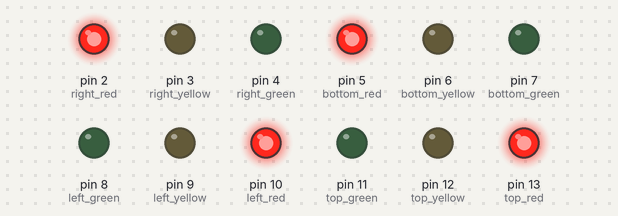
The sketch below on a simulated Arduino Uno, built with avr-gcc and run on an emulated ATmega328P. Parts: output pins drawn as LEDs (lit = HIGH).

Above: at 0.1 s.
At 5.1 s:
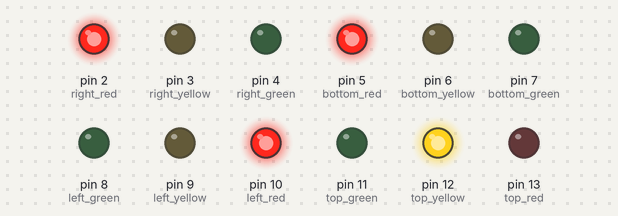
At 8.1 s:
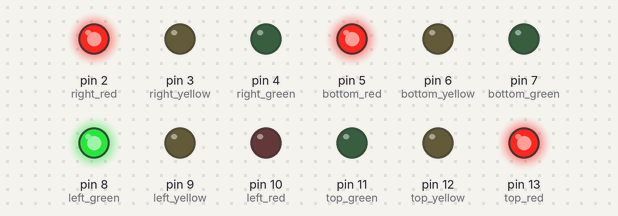
At 16.1 s:
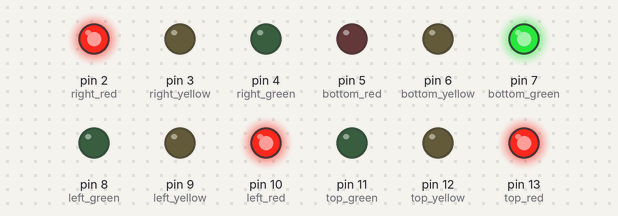
At 24.1 s:
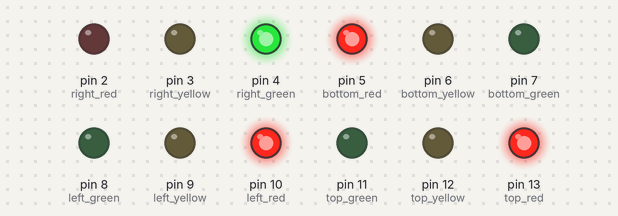
At 37.1 s:
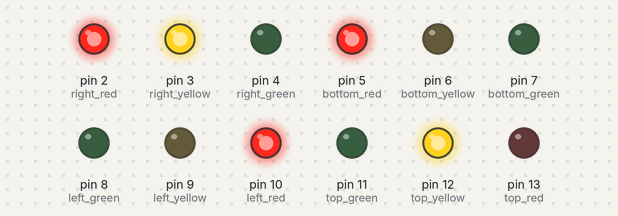
Timing chart, 0 to 38.6 s (numbered marks = the images above):
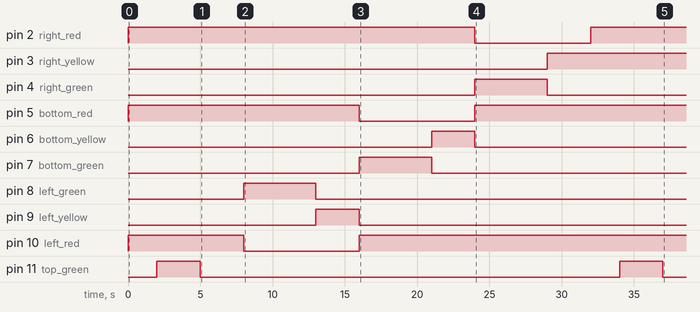

Measured:
- by itself, pin 2 (right_red): LOW → HIGH at 0.00 s, → LOW 24.0 s later, → HIGH 8.0 s later
- by itself, pin 3 (right_yellow): LOW → HIGH at 29.0 s
- by itself, pin 4 (right_green): LOW → HIGH at 24.0 s, → LOW 5.0 s later
- by itself, pin 5 (bottom_red): LOW → HIGH at 0.00 s, → LOW 16.0 s later, → HIGH 8.0 s later
- by itself, pin 6 (bottom_yellow): LOW → HIGH at 21.0 s, → LOW 3.0 s later
- by itself, pin 7 (bottom_green): LOW → HIGH at 16.0 s, → LOW 5.0 s later
- by itself, pin 8 (left_green): LOW → HIGH at 8.0 s, → LOW 5.0 s later
- by itself, pin 9 (left_yellow): LOW → HIGH at 13.0 s, → LOW 3.0 s later

The sketch:

traffic_light.ino
```cpp
void setup(){

  pinMode(13,OUTPUT);   // top red
  pinMode(12,OUTPUT);   // top yellow
  pinMode(11,OUTPUT);   // top green

  pinMode(10,OUTPUT);   // left red
  pinMode(9,OUTPUT);    // left yellow
  pinMode(8,OUTPUT);    // left green

  pinMode(5,OUTPUT);   // bottom red
  pinMode(6,OUTPUT);   // bottom yellow
  pinMode(7,OUTPUT);   // bottom green

  pinMode(2,OUTPUT);   // right red
  pinMode(3,OUTPUT);   // right yellow
  pinMode(4,OUTPUT);   // right green

}
void loop(){

  digitalWrite(13,HIGH);   //top red on
  digitalWrite(10,HIGH);    // left red
  digitalWrite(5,HIGH);     // bottom red
  digitalWrite(2,HIGH);     // right red
  delay(2000);

  digitalWrite(13,LOW);    // top red off
  digitalWrite(11,HIGH);   // top green on
  delay(3000);

  digitalWrite(11,LOW);      // top green off
  digitalWrite(12,HIGH);   // top yellow on
  delay(3000);

  digitalWrite(12,LOW);    // top yellow off
  digitalWrite(13,HIGH);    // top red on
  digitalWrite(8,HIGH);     // left green on
  digitalWrite(10,LOW);       // left red off
  delay(5000);

  digitalWrite(8,LOW);    // left green off
  digitalWrite(9,HIGH);    // left yellow on
  delay(3000);

  digitalWrite(9,LOW);    // left yellow off
  digitalWrite(10,HIGH);   //left red on
  digitalWrite(7,HIGH);   // bottom green on
  digitalWrite(5,LOW);    // bottom red off
  delay(5000);

  digitalWrite(7,LOW); //bottom green off
  digitalWrite(6,HIGH);  // bottom yellow on
  delay(3000);

  digitalWrite(6,LOW); // bottom yellow off
  digitalWrite(5,HIGH); //bottom red on
  digitalWrite(4,HIGH); // right green on
  digitalWrite(2, LOW); // right red off
  delay(5000);

  digitalWrite(4,LOW); // right green off
  digitalWrite(3,HIGH);   // right yellow on
  delay(3000);


}
```
